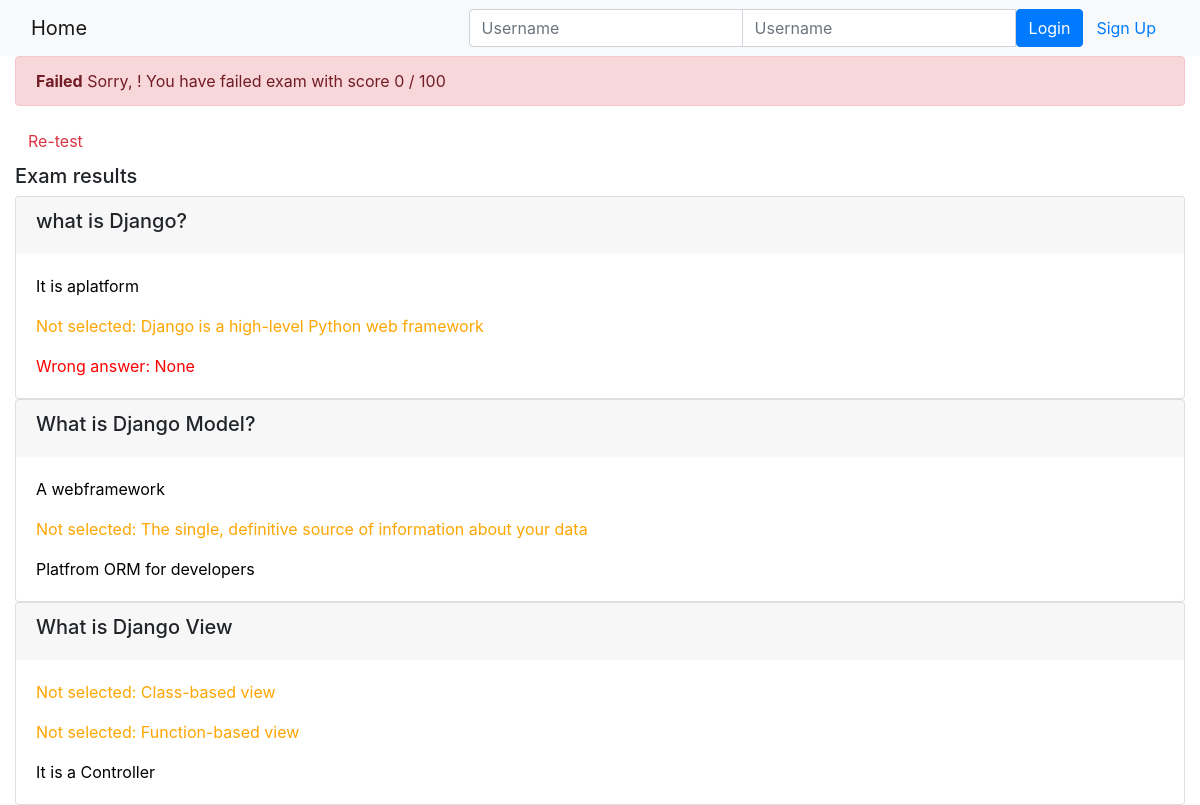
Before: /onlinecourse/course/1/submission/1/result/ with the older database file.
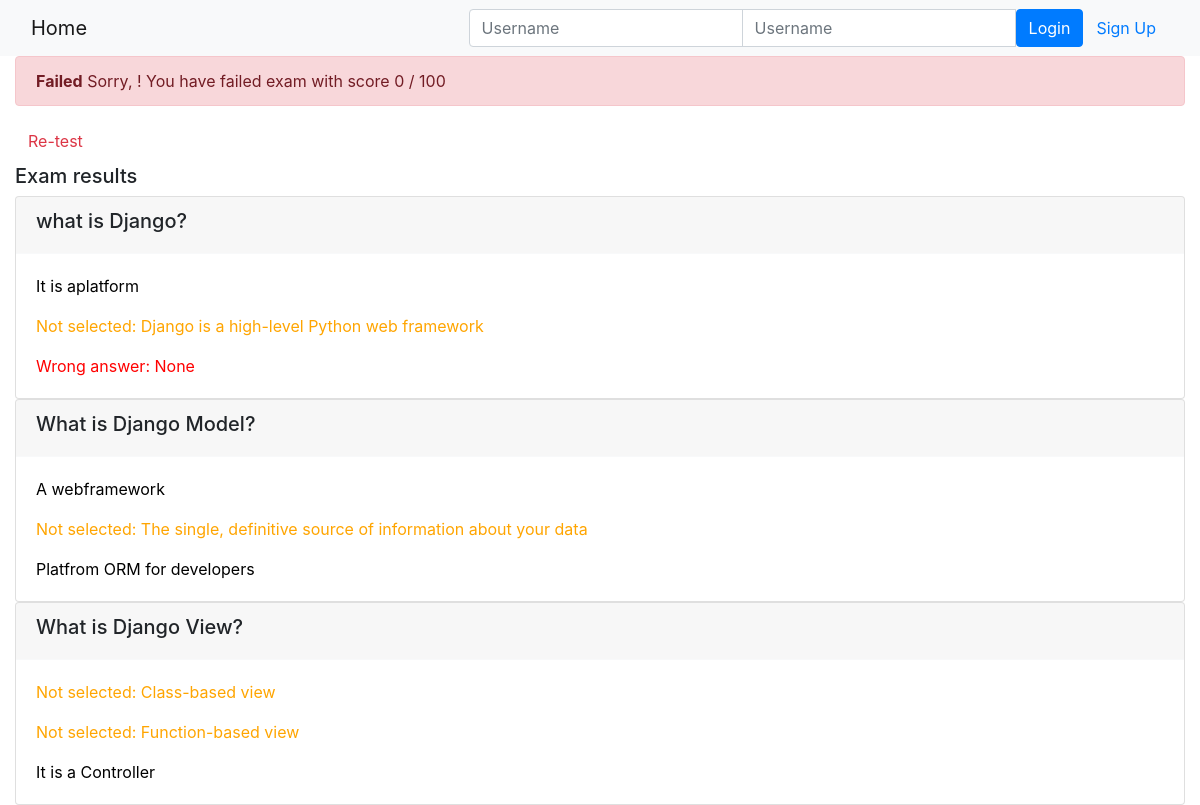
After: the same page with the newer database file.
### onlinecourse/models.py (models this page shows, shortened)
class Question(models.Model):
    text = models.CharField(max_length=250, default="")
    grade = models.IntegerField(default=0)
    lesson = models.ForeignKey(Lesson, on_delete = models.CASCADE)
    def is_get_score(self, selected_ids):
        all_answers = self.choice_set.filter(is_correct=True).count()
        selected_correct = self.choice_set.filter(is_correct=True, id__in=selected_ids).count()
        if all_answers == selected_correct:
            return True
        else:
            return False

### onlinecourse/views.py (the view)
# urls.py: path('course/<int:course_id>/submission/<int:submission_id>/result/', views.show_exam_result, name='show_exam_result'),
def show_exam_result(request, course_id, submission_id):
    submission = get_object_or_404(Submission, pk=submission_id)
    choices = submission.choices.all()
    total_mark, mark = 0, 0
    questions = Question.objects.filter(lesson__course_id = course_id)
    for question in questions:
        total_mark += question.grade
        if question.is_get_score(choices):
            mark += question.grade
    return render(
        request,
        'onlinecourse/exam_result_bootstrap.html',
        {"questions":questions, "choices":choices,"mark":mark,
            "total_mark": total_mark,
            "submission": submission,
            "grade": int((mark / total_mark) * 100),
            "course_id": course_id }
    )

### onlinecourse/templates/onlinecourse/exam_result_bootstrap.html (shortened to what this page needs)
<!DOCTYPE html>
<html lang="en">
<head>
    {% load static %}
    <link rel="stylesheet" href="https://maxcdn.bootstrapcdn.com/bootstrap/4.5.2/css/bootstrap.min.css">
</head>
<body>
 <nav class="navbar navbar-light bg-light">
    <div class="container-fluid">
        <div class="navbar-header">
              <a class="navbar-brand" href="{% url 'onlinecourse:index' %}">Home</a>
        </div>
        <ul class="nav navbar-nav navbar-right">
            {% if user.is_authenticated %}
            <li>
                <a class="btn btn-link" href="#">{{ user.first_name }}({{ user.username }})</a>
                <a class="btn btn-link" href="{% url 'onlinecourse:logout' %}">Logout</a>
            </li>
            {% else %}
            <li>
                <form class="form-inline" action="{% url 'onlinecourse:login' %}" method="post">
                    <div class="input-group">
                        <input type="text" class="form-control" placeholder="Username" name="username" >
                        <input type="password" class="form-control" placeholder="Username" name="psw" >
                        <button class="btn btn-primary" type="submit">Login</button>
                        <a class="btn btn-link" href="{% url 'onlinecourse:registration' %}">Sign Up</a>
                    </div>
                </form>
            </li>
            {% endif %}
        </ul>
    </div>
</nav>
<div class="container-fluid">
    {% if grade > 80 %}
    <div class="alert alert-success">
        <b>Congratulations, {{ user.first_name }}!</b> You have passed the exam and completed the course with score {{ grade }} / 100
    </div>
        {% else %}
        <div class="alert alert-danger">
            <b>Failed</b> Sorry, {{ user.first_name }}! You have failed exam with score {{ grade }} / 100
        </div>
        <a class="btn btn-link text-danger" href="{% url 'onlinecourse:course_details' course_id %}">Re-test</a>
        {% endif %}
        <div class="card-columns-vertical mt-1">
        <h5 class="">Exam results</h5>
        {% for question in questions %}
        <div class="card">
            <div class="card-header border-light">
                <h5>{{question.text}}</h5>
            </div>
            <div class="card-body">
                {% for choice in question.choice_set.all %}
                   {% if choice.is_correct and choice in choices %}
                    <p class="card-text" style="color:green">Correct answer: {{choice.text}}</p>
                    {% elif choice.is_correct and choice not in choices %}
                    <p class="card-text" style="color:orange">Not selected: {{choice.text}}</p>
                    {% elif choice.is_correct == False and choice in choices %}
                    <p class="card-text" style="color:red">Wrong answer: {{choice.text}}</p>
                    {% else %}
                    <p class="card-text" style="color:black">{{choice.text}}</p>
                    {% endif %}
                {% endfor %}
            </div>
        </div>
    {% endfor %}
        </div>
    </div>
</body>
</html>

Changed rows visible on the page:
changed Question: text "What is Django View" → "What is Django View?"
